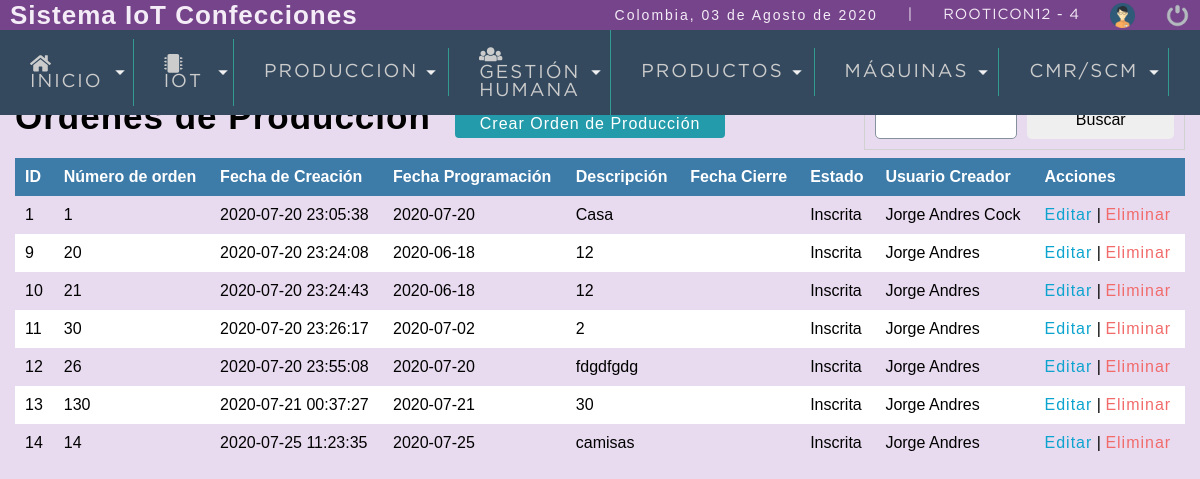
Screenshot of /sistema/lista_ordenes_produccion.php (signed in) with the database file from the repository.
### tables this page shows
CREATE TABLE `ordenesproduccion` (
  `idordenproduccion` int(11) NOT NULL,
  `numeroordenproduccion` int(11) NOT NULL,
  `fechaprogramacion` date DEFAULT NULL,
  `fechapausa` date DEFAULT NULL,
  `fechacontinuacion` date DEFAULT NULL,
  `fechacierre` date DEFAULT NULL,
  `created_at` datetime NOT NULL DEFAULT current_timestamp(),
  `updated_at` datetime DEFAULT NULL,
  `deleted_at` datetime DEFAULT NULL,
  `descripcion` varchar(200) NOT NULL,
  `idestadoordenproduccion` int(11) NOT NULL DEFAULT 1,
  `status` int(11) NOT NULL DEFAULT 1,
  `usuario_id` int(11) NOT NULL
);

CREATE TABLE `estadosordenproduccion` (
  `idestadoordenproduccion` int(11) NOT NULL,
  `estado` varchar(10) NOT NULL,
  `status` int(11) NOT NULL DEFAULT 1,
  `created_at` datetime DEFAULT current_timestamp(),
  `updated_at` datetime DEFAULT NULL,
  `deleted_at` datetime DEFAULT NULL
);

CREATE TABLE `usuario` (
  `idusuario` int(11) NOT NULL,
  `nombre` varchar(50) DEFAULT NULL,
  `correo` varchar(100) DEFAULT NULL,
  `usuario` varchar(15) DEFAULT NULL,
  `clave` varchar(100) DEFAULT NULL,
  `rol` int(11) DEFAULT NULL,
  `status` int(11) NOT NULL DEFAULT 1,
  `created_at` datetime DEFAULT current_timestamp(),
  `updated_at` datetime DEFAULT NULL,
  `deleted_at` datetime DEFAULT NULL
);

### sistema/calculonumpaginas.php (called while the page is built, shortened)
<?php
	$por_pagina=10;
	if(empty($_REQUEST['pagina'])){
		$pagina=1;
	}else{
		$pagina=$_REQUEST['pagina'];
	}
	$desde=($pagina-1)*$por_pagina;
?>

### sistema/lista_ordenes_produccion.php (the view, shortened to what this page needs)
<?php
	include "includes/scripts.php";
?>
<!DOCTYPE html>
<html lang="en">
<head>
</head>
<body>
	<?php  include "includes/header.php"; ?>
	<section id="container">
		<h1>Ordenes de Producción</h1>
		<a href="registro_orden_produccion.php" class="btn_new">Crear Orden de Producción</a>
		<form action="buscar_orden_produccion.php" method="get" class="form_search">
			<input type="text" name="busqueda" id="busqueda">
			<input type="submit" value="Buscar" class="btn_search">
		</form>
		<table>
			<tr>
				<th>ID</th>
				<th>Número de orden</th>
				<th>Fecha de Creación</th>
				<th>Fecha Programación</th>
				<th>Descripción</th>
				<th>Fecha Cierre</th>
				<th>Estado </th>
				<th>Usuario Creador </th>
				<th>Acciones</th>
			</tr>
			<?php
				include "../conexion.php";
				include "calculonumpaginas.php";
				$query = mysqli_query($conexion,"
					SELECT u.idordenproduccion, u.numeroordenproduccion, u.created_at, u.fechaprogramacion, u.descripcion, u.fechacierre, r.estado, m.nombre
					FROM ordenesproduccion u
					INNER JOIN estadosordenproduccion r ON u.idestadoordenproduccion = r.idestadoordenproduccion
					INNER JOIN usuario m ON u.usuario_id = m.idusuario
					WHERE u.status=1 ORDER BY u.idordenproduccion ASC LIMIT $desde,$por_pagina");
				$result = mysqli_num_rows($query);
				if($result>0){
					while ($data=mysqli_fetch_array($query)) {
						?>
							<tr>
								<td><?php echo $data['idordenproduccion']; ?></td>
								<td><?php echo $data['numeroordenproduccion']; ?></td>
								<td><?php echo $data['created_at']; ?></td>
								<td><?php echo $data['fechaprogramacion']; ?></td>
								<td><?php echo $data['descripcion']; ?></td>
								<td><?php echo $data['fechacierre']; ?></td>
								<td><?php echo $data['estado']; ?></td>
								<td><?php echo $data['nombre']; ?></td>
								<td>
									<a class="link_edit" href="editar_orden_produccion.php?id=<?php echo $data['idordenproduccion']; ?>">Editar</a>
									|
									<a class="link_delete" href="eliminar_confirmar_orden_produccion.php?id=<?php echo $data['idordenproduccion']; ?>">Eliminar</a>
								</td>
							</tr>
						<?php
					}
				}
			?>
		</table>
	</section>
</body>
</html>

### sistema/css/style1.css (style rules this page uses)
* { margin: 0; padding: 0; box-sizing: border-box; }
body { background: #E8DAEF; }
h1, h2, h3, h4, h5, h6 { font-family: 'arial'; font-weight: bold; letter-spacing: 1px; }
h1 { font-size: 26px; }
a { text-decoration: none; font-family: arial; letter-spacing: 1px; }
#container { padding: 90px 15px 15px; }
form { background: #FFA; margin: auto; padding: 20px 50px; border: 1px solid #d1d1d1; }
input,select { display: block; width: 100%; font-size: 12pt; padding: 5px; border: 1px solid #85929e; border-radius: 5px; }
#container h1 { font-size: 35px; display: inline-block; }
.btn_new { display: inline-block; background: #239baa; color: #FFF; padding: 5px 25px; border-radius: 4px; margin: 20px; }
table { border-collapse: collapse; font-size: 12pt; font-family: 'arial'; width: 100%; }
table th { text-align: left; padding: 10px; background: #3d7ba8; color: #FFF; }
table tr:nth-child(odd) { background: #FFF; }
table td { padding: 10px; }
.link_edit { color: #0ca4ce; }
.link_delete { color: #f26b6b; }
.form_search { display:-webkit-flex; display: -moz-flex; display: -ms-flex; display: -o-flex; display: flex; float: right; background: initial; padding: 10px; border-radius: 10px<, }
.form_search .btn_search { background: #1faac8 color: #FFF; padding: 10px; border: 0; cursor: pointer; margin-left: 10px; display: -webkit-flex; display: -moz-flex; display: -ms-flex; display: -o-flex; display: flex; border-radius: 5px; }

### rows the page displays
ordenesproduccion: idordenproduccion "1", numeroordenproduccion "1", created_at "2020-07-20 23:05:38", fechaprogramacion "2020-07-20", descripcion "Casa", idestadoordenproduccion.estado "Inscrita", usuario.nombre "Jorge Andres Cock"
ordenesproduccion: idordenproduccion "9", numeroordenproduccion "20", created_at "2020-07-20 23:24:08", fechaprogramacion "2020-06-18", descripcion "12", idestadoordenproduccion.estado "Inscrita", usuario.nombre "Jorge Andres"
ordenesproduccion: idordenproduccion "10", numeroordenproduccion "21", created_at "2020-07-20 23:24:43", fechaprogramacion "2020-06-18", descripcion "12", idestadoordenproduccion.estado "Inscrita", usuario.nombre "Jorge Andres"
ordenesproduccion: idordenproduccion "11", numeroordenproduccion "30", created_at "2020-07-20 23:26:17", fechaprogramacion "2020-07-02", descripcion "2", idestadoordenproduccion.estado "Inscrita", usuario.nombre "Jorge Andres"
ordenesproduccion: idordenproduccion "12", numeroordenproduccion "26", created_at "2020-07-20 23:55:08", fechaprogramacion "2020-07-20", descripcion "fdgdfgdg", idestadoordenproduccion.estado "Inscrita", usuario.nombre "Jorge Andres"
ordenesproduccion: idordenproduccion "13", numeroordenproduccion "130", created_at "2020-07-21 00:37:27", fechaprogramacion "2020-07-21", descripcion "30", idestadoordenproduccion.estado "Inscrita", usuario.nombre "Jorge Andres"
ordenesproduccion: idordenproduccion "14", numeroordenproduccion "14", created_at "2020-07-25 11:23:35", fechaprogramacion "2020-07-25", descripcion "camisas", idestadoordenproduccion.estado "Inscrita", usuario.nombre "Jorge Andres"

### other values shown
fechaC() "03 de Agosto de 2020"
$_SESSION['user'] "ROOTICON12"
$_SESSION['rol'] "4"
